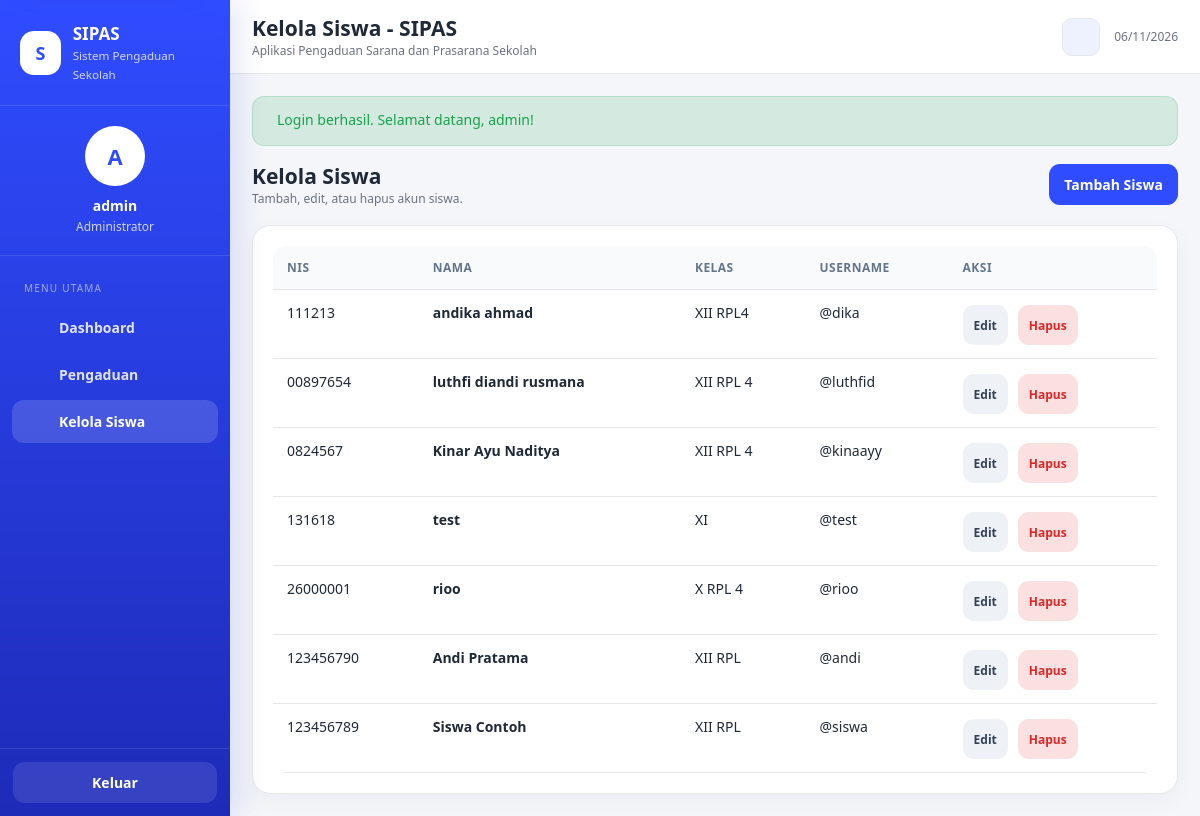
The app's page /index.php?page=kelola-siswa (signed in) with its own data.
### tables this page shows
CREATE TABLE `siswa` (
  `id_siswa` int(10) UNSIGNED NOT NULL,
  `id_user` int(10) UNSIGNED NOT NULL,
  `nis` varchar(20) NOT NULL,
  `nama_siswa` varchar(100) NOT NULL,
  `kelas` varchar(30) NOT NULL
);

CREATE TABLE `users` (
  `id_user` int(10) UNSIGNED NOT NULL,
  `username` varchar(50) NOT NULL,
  `password` varchar(255) NOT NULL,
  `role` enum('admin','siswa') NOT NULL,
  `created_at` timestamp NOT NULL DEFAULT current_timestamp()
);

### helpers.php (called while the page is built, shortened)
<?php
function e($value) {
    return htmlspecialchars((string) $value, ENT_QUOTES | ENT_SUBSTITUTE, 'UTF-8');
}
function view($file, $data = []) {
    extract($data);
    require __DIR__ . '/views/' . $file . '.php';
}

### controllers/SiswaController.php (called while the page is built, shortened)
<?php
class SiswaController
{
    private $siswa;
    public function __construct($db)
    {
        $this->siswa = new SiswaModel($db);
    }
    public function index() {
        view('admin/siswa', ['siswa' => $this->siswa->findAll()]);
    }
}

### models/SiswaModel.php (called while the page is built, shortened)
<?php
class SiswaModel
{
    private $db;
    public function __construct($db)
    {
        $this->db = $db;
    }
    public function findAll() {
        $stmt = $this->db->query('SELECT s.*, u.username FROM siswa s INNER JOIN users u ON u.id_user = s.id_user ORDER BY s.id_siswa DESC');
        return $stmt->fetchAll();
    }
}

### views/admin/siswa.php (the view, shortened to what this page needs)
<?php
$title='Kelola Siswa - SIPAS'; $menu='siswa'; require __DIR__ . '/../layout/header.php'; ?>
<div class="page-actions">
    <div><h2>Kelola Siswa</h2><div class="small muted">Tambah, edit, atau hapus akun siswa.</div></div>
    <a class="btn btn-primary" href="index.php?page=form-siswa"><?= uiIcon('plus') ?><span>Tambah Siswa</span></a>
</div>
<div class="card">
    <div class="card-body">
        <?php if(empty($siswa)): ?>
            <div class="empty-state">
                <div class="empty-state-icon"><?= uiIcon('users') ?></div>
                <h3>Belum ada data siswa</h3>
                <p>Tambahkan siswa pertama untuk mulai mengelola akun dan data siswa.</p>
                <a class="btn btn-primary" href="index.php?page=form-siswa"><?= uiIcon('plus') ?><span>Tambah Siswa</span></a>
            </div>
        <?php else: ?>
            <div class="table-wrap">
                <table class="table">
                    <thead><tr><th>NIS</th><th>Nama</th><th>Kelas</th><th>Username</th><th>Aksi</th></tr></thead>
                    <tbody>
                    <?php foreach($siswa as $item): ?>
                        <tr>
                            <td><?= e($item['nis']) ?></td>
                            <td><strong><?= e($item['nama_siswa']) ?></strong></td>
                            <td><?= e($item['kelas']) ?></td>
                            <td>@<?= e($item['username']) ?></td>
                            <td>
                                <div class="toolbar row-actions">
                                    <a class="btn btn-secondary btn-sm" href="index.php?page=form-siswa&id=<?=  (int)$item['id_siswa'] ?>"><?= uiIcon('edit') ?><span>Edit</span></a>
                                    <form method="post" action="index.php?page=hapus-siswa" data-confirm="Hapus siswa ini? Pengaduannya juga akan terhapus." data-confirm-title="Hapus data siswa?" data-confirm-detail="Data siswa dan pengaduan yang terkait akan ikut terhapus dan tidak dapat dikembalikan.">
                                        <button class="btn btn-danger btn-sm" type="submit" data-loading-label="Menghapus..."><?= uiIcon('trash') ?><span>Hapus</span></button>
                                    </form>
                                </div>
                            </td>
                        </tr>
                    <?php endforeach; ?>
                    </tbody>
                </table>
            </div>
        <?php endif; ?>
    </div>
</div>
<?php require __DIR__ . '/../layout/footer.php'; ?>

### assets/style.css (style rules this page uses)
:root { --primary: #2f4cff; --primary-dark: #1e2bb8; --bg: #f4f6fa; --card: #fff; --card-alt: #f8fafc; --text: #1f2937; --muted: #6b7280; --border: #e5e7eb; --success: #16a34a; --warning: #f59e0b; --danger: #dc2626; --info: #2563eb; --input-bg: #fff; --input-border: #d7dce5; --shadow-card: rgba(15, 23, 42, .04); --shadow-row: rgba(15, 23, 42, .035); --sidebar-grad-1: #2f4cff; --sidebar-grad-2: #1e2bb8; --sidebar-shadow: rgba(30, 43, 184, .13); --chip-bg: #eef2ff; --btn-secondary-bg: #eef2f7; --btn-secondary-text: #334155; --table-th-bg: #f8fafc; --table-th-text: #64748b; --timeline-line: #dbe2ff; --timeline-dot-ring: #e9edff; --auth-bg-1: #ffffff; --auth-bg-2: #f4f6fa; --auth-hero-1: #f8fafc; --auth-hero-2: #eef2ff; --backdrop: rgba(15, 23, 42, .38); }
* { box-sizing: border-box; }
html { height: 100%; }
html, body { margin: 0; padding: 0; font-family: "Segoe UI", Tahoma, Arial, sans-serif; background: var(--bg); color: var(--text); font-size: 14px; min-height: 100%; overflow-x: hidden; transition: background-color .2s ease, color .2s ease; }
body { -webkit-text-size-adjust: 100%; min-height: 100dvh; padding-top: env( safe-area-inset-top, 0px ); padding-bottom: env( safe-area-inset-bottom, 0px ); }
a { text-decoration: none; color: inherit; }
button, input, textarea, select { font: inherit; }
.card { background: var(--card); border: 1px solid var(--border); border-radius: 18px; box-shadow: 0 8px 24px var(--shadow-card); }
.card-body { padding: 20px; }
.btn { border: 0; border-radius: 11px; padding: 11px 15px; display: inline-flex; align-items: center; justify-content: center; gap: 8px; font-weight: 700; cursor: pointer; }
.btn-primary { background: var(--primary); color: #fff; }
.btn-secondary { background: var(--btn-secondary-bg); color: var(--btn-secondary-text); }
.btn-danger { background: rgba(220,38,38,.14); color: var(--danger); }
.btn-sm { padding: 8px 11px; font-size: 12px; }
.toolbar { display: flex; gap: 10px; flex-wrap: wrap; align-items: center; }
.table-wrap { width: 100%; overflow-x: auto; overflow-y: hidden; -webkit-overflow-scrolling: touch; border-radius: 14px; }
.table { width: 100%; border-collapse: collapse; min-width: 700px; }
.table td, .table th { word-break: normal; }
.table th, .table td { padding: 13px 14px; border-bottom: 1px solid var(--border); vertical-align: top; text-align: left; }
.table th { font-size: 12px; text-transform: uppercase; letter-spacing: .04em; color: var(--table-th-text); background: var(--table-th-bg); }
.page-actions { display: flex; justify-content: space-between; align-items: center; gap: 12px; margin-bottom: 18px; }
.muted { color: var(--muted); }
.small { font-size: 12px; }
button, a, input, textarea, select { -webkit-tap-highlight-color: transparent; }
.btn { min-height: 40px; transition: background-color .2s ease, color .2s ease, transform .2s ease, box-shadow .2s ease, opacity .2s ease; }
.page-actions h2, .page-actions h3, .section-heading h2, .section-title h3, .section-title-simple { margin: 0; }
.status-filters, .filter-toolbar, .row-actions { margin-top: 2px; }

### records on screen
siswa: nis "111213", nama_siswa "andika ahmad", kelas "XII RPL4", id_user.username "dika"
siswa: nis "00897654", nama_siswa "luthfi diandi rusmana", kelas "XII RPL 4", id_user.username "luthfid"
siswa: nis "0824567", nama_siswa "Kinar Ayu Naditya", kelas "XII RPL 4", id_user.username "kinaayy"
siswa: nis "131618", nama_siswa "test", kelas "XI", id_user.username "test"
siswa: nis "26000001", nama_siswa "rioo", kelas "X RPL 4", id_user.username "rioo"
siswa: nis "123456790", nama_siswa "Andi Pratama", kelas "XII RPL", id_user.username "andi"
siswa: nis "123456789", nama_siswa "Siswa Contoh", kelas "XII RPL", id_user.username "siswa"

### other values on screen
substr($name, 0, 1) "A"
$name "admin"
$title "Kelola Siswa - SIPAS"
$flash['message'] "Login berhasil. Selamat datang, admin!"
